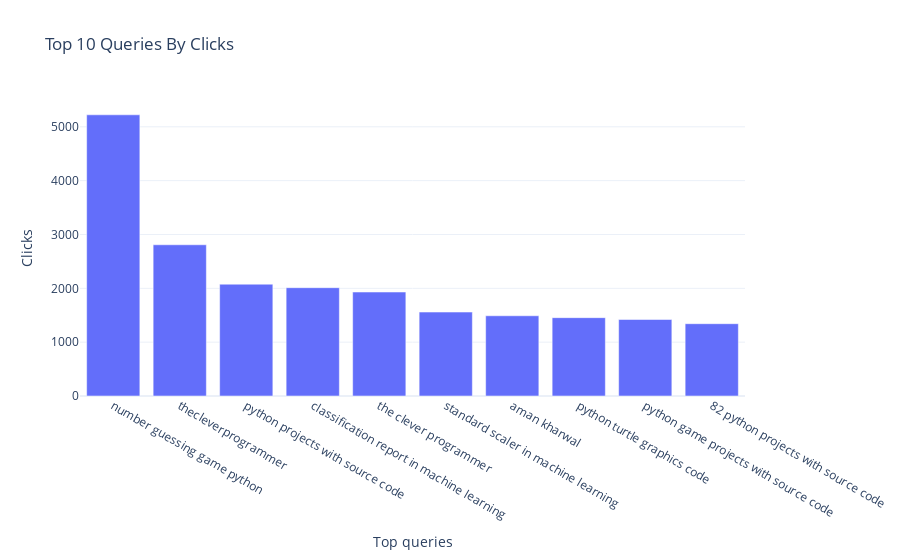
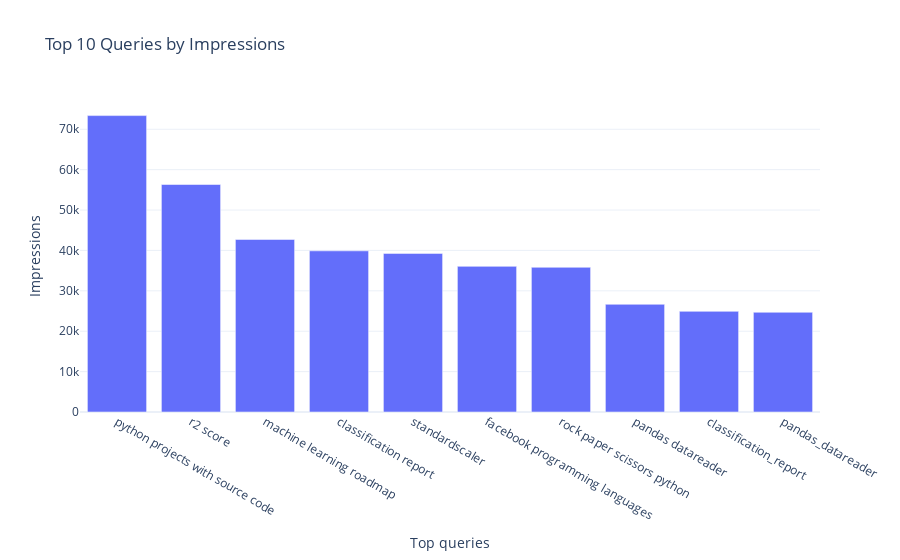

Notebook cell for these charts, in order:
### Markdown cell above
Now, let’s have a look at the top queries by clicks and impressions:

### Code cell
#Top queries by click and impression
df_top_queries = df.nlargest(10 , 'Clicks')[['Top queries','Clicks']]
df_top_impression = df.nlargest(10 , 'Impressions')[['Top queries' , 'Impressions']]

#Plotting bar Chart 

fig_click = px.bar(df_top_queries, x='Top queries' , y='Clicks' , title='Top 10 Queries By Clicks')
fig_Impressions = px.bar(data_frame=df_top_impression , x='Top queries' , y='Impressions' , title='Top 10 Queries by Impressions')
fig_click.show()
fig_Impressions.show()

### Figure 1 — Plotly figure (JSON) as saved in the notebook; plotly's stock layout.template omitted (floating-point values rounded to 4 significant figures)
{"data": [{"alignmentgroup": "True", "hovertemplate": "Top queries=%{x}<br>Clicks=%{y}<extra></extra>", "legendgroup": "", "marker": {"color": "#636efa", "pattern": {"shape": ""}}, "name": "", "offsetgroup": "", "orientation": "v", "showlegend": false, "textposition": "auto", "type": "bar", "x": ["number guessing game python", "thecleverprogrammer", "python projects with source code", "classification report in machine learning", "the clever programmer", "standard scaler in machine learning", "aman kharwal", "python turtle graphics code", "python game projects with source code", "82 python projects with source code"], "xaxis": "x", "y": [5223, 2809, 2077, 2012, 1931, 1559, 1490, 1455, 1421, 1343], "yaxis": "y"}], "layout": {"barmode": "relative", "legend": {"tracegroupgap": 0}, "title": {"text": "Top 10 Queries By Clicks"}, "xaxis": {"anchor": "y", "domain": [0, 1], "title": {"text": "Top queries"}}, "yaxis": {"anchor": "x", "domain": [0, 1], "title": {"text": "Clicks"}}}}

### Figure 2 — Plotly figure (JSON) as saved in the notebook; plotly's stock layout.template omitted (floating-point values rounded to 4 significant figures)
{"data": [{"alignmentgroup": "True", "hovertemplate": "Top queries=%{x}<br>Impressions=%{y}<extra></extra>", "legendgroup": "", "marker": {"color": "#636efa", "pattern": {"shape": ""}}, "name": "", "offsetgroup": "", "orientation": "v", "showlegend": false, "textposition": "auto", "type": "bar", "x": ["python projects with source code", "r2 score", "machine learning roadmap", "classification report", "standardscaler", "facebook programming languages", "rock paper scissors python", "pandas datareader", "classification_report", "pandas_datareader"], "xaxis": "x", "y": [73380, 56322, 42715, 39896, 39267, 36055, 35824, 26663, 24917, 24689], "yaxis": "y"}], "layout": {"barmode": "relative", "legend": {"tracegroupgap": 0}, "title": {"text": "Top 10 Queries by Impressions"}, "xaxis": {"anchor": "y", "domain": [0, 1], "title": {"text": "Top queries"}}, "yaxis": {"anchor": "x", "domain": [0, 1], "title": {"text": "Impressions"}}}}
